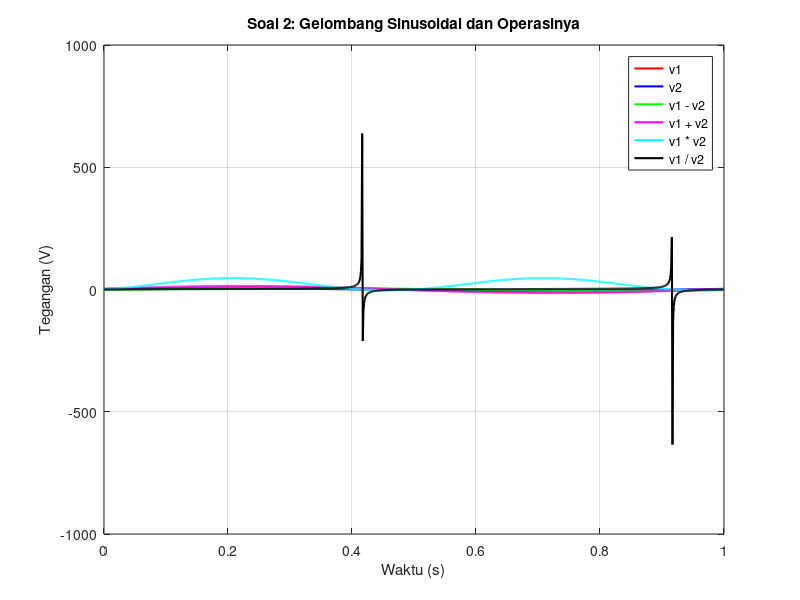

Write the MATLAB code that produced this figure.
% Parameter
phi = pi/6; % fase (dalam radian)
omega = 2 * pi; % frekuensi sudut (rad/s)
t = linspace(0, 2*pi/omega, 1000); % satu siklus (0 hingga 2*pi/omega)

% Soal 2
v1_2 = 10 * sin(omega * t); % v1 untuk soal 2
v2_2 = 5 * sin(omega * t + phi); % v2 untuk soal 2
v1_minus_v2_2 = v1_2 - v2_2; % v1 - v2
v1_plus_v2_2 = v1_2 + v2_2; % v1 + v2
v1_times_v2_2 = v1_2 .* v2_2; % v1 * v2
v1_divide_v2_2 = v1_2 ./ v2_2; % v1 / v2

% Plot semua ekspresi dalam satu grafik
figure;
plot(t, v1_2, 'r', 'LineWidth', 1.5); hold on;
plot(t, v2_2, 'b', 'LineWidth', 1.5);
plot(t, v1_minus_v2_2, 'g', 'LineWidth', 1.5);
plot(t, v1_plus_v2_2, 'm', 'LineWidth', 1.5);
plot(t, v1_times_v2_2, 'c', 'LineWidth', 1.5);
plot(t, v1_divide_v2_2, 'k', 'LineWidth', 1.5);
grid on;

% Konfigurasi Grafik
title('Soal 2: Gelombang Sinusoidal dan Operasinya');
xlabel('Waktu (s)');
ylabel('Tegangan (V)');
legend('v1', 'v2', 'v1 - v2', 'v1 + v2', 'v1 * v2', 'v1 / v2');
hold off;
